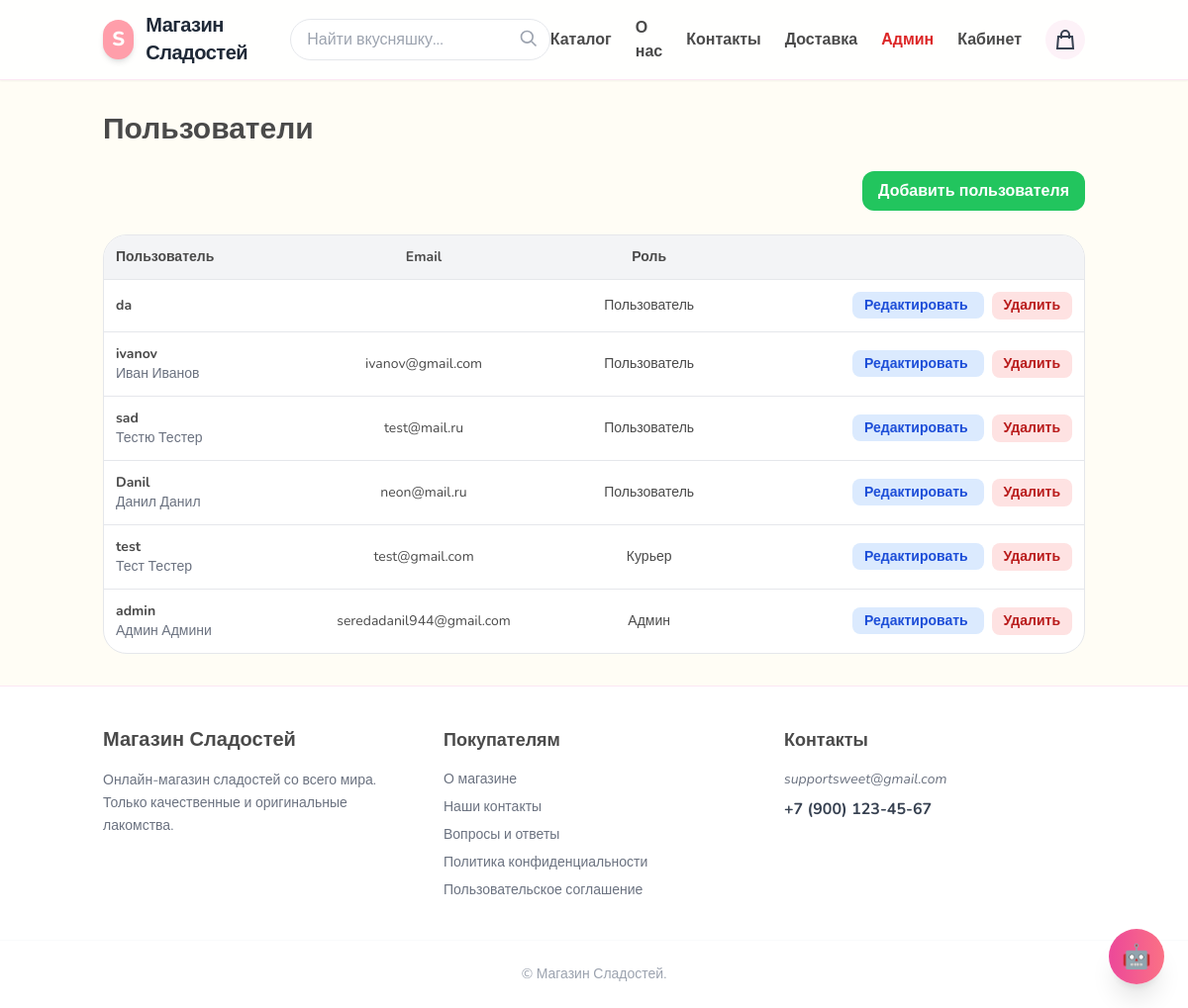
Before: /users/admin/ (signed in) with the older database file.
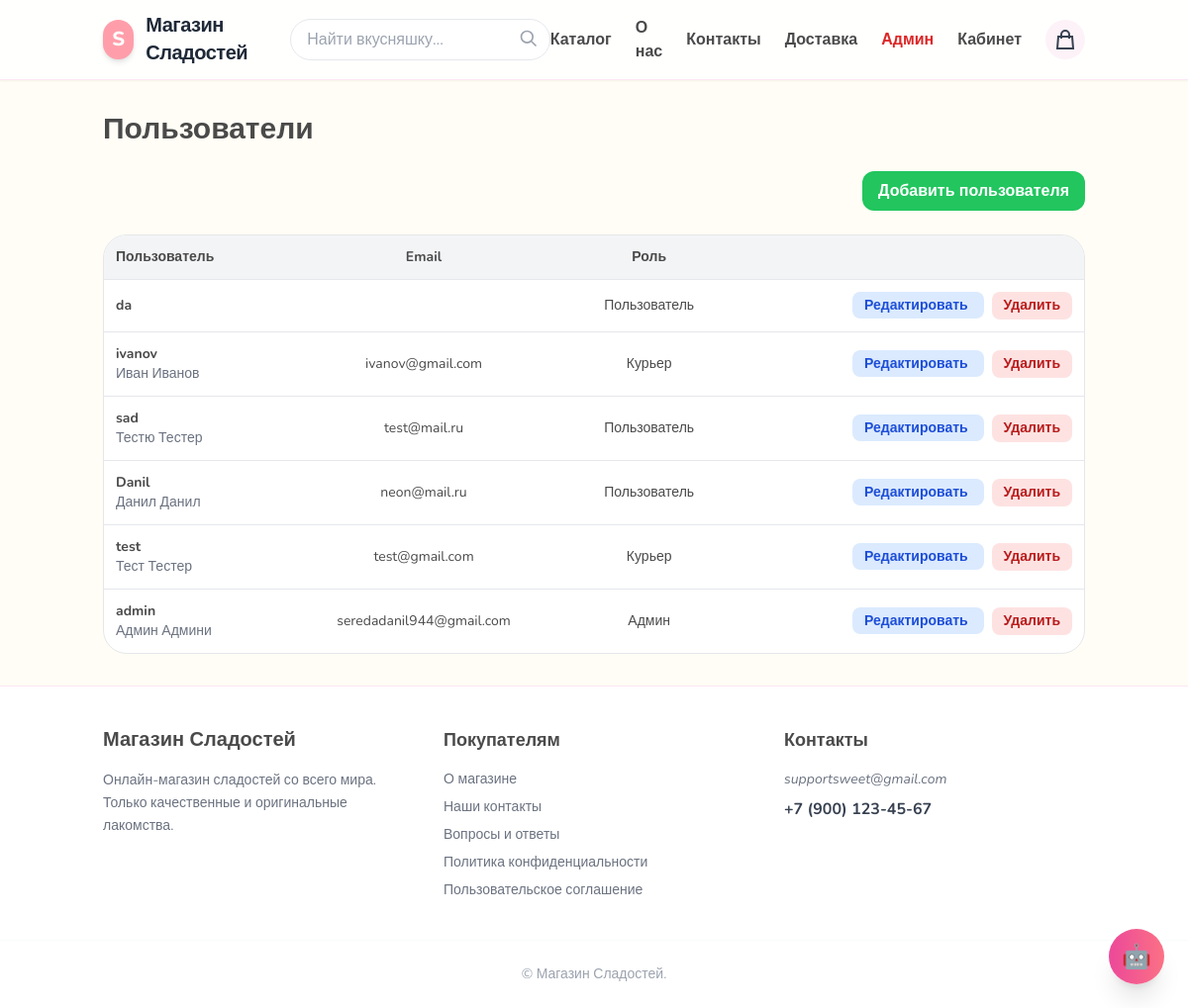
After: the same page with the newer database file.
### users/models.py (models this page shows, shortened)
class CustomUser(AbstractUser):
    phone = models.CharField("Телефон", max_length=30, blank=True)
    address = models.CharField("Адрес доставки", max_length=255, blank=True)
    bonus_points = models.DecimalField("Бонусы", max_digits=10, decimal_places=2, default=0)
    avatar = models.ImageField(upload_to="avatars/", blank=True, null=True)

### users/views.py (the view)
# urls.py: path("admin/", views.admin_users_view, name="admin_users"),
@user_passes_test(is_admin)
def admin_users_view(request):
    users = CustomUser.objects.all().order_by("-date_joined")
    return render(request, "users/admin_users.html", {
        "users": users
    })

### cart/cart.py (called while the page is built)
    def __len__(self):
        return sum(item["quantity"] for item in self.cart.values())

### cart/context_processors.py (called while the page is built)
def cart_counter(request):
    cart = Cart(request)
    return {"cart_counter": len(cart)}

### store/context_processors.py (called while the page is built)
def categories_processor(request):
    return {
        "categories": Category.objects.all()
    }

### users/views.py (called while the page is built)
def is_admin(user):
    return user.is_authenticated and user.is_superuser

### templates/users/admin_users.html (shortened to what this page needs)
{% extends "base.html" %}
{% block content %}
<div class="max-w-6xl mx-auto space-y-6">
  <h1 class="text-3xl font-black">Пользователи</h1>
  <div class="flex justify-end mb-4">
    <a href="{% url 'users:admin_add_user' %}"
       class="px-4 py-2 bg-green-500 text-white rounded-xl font-bold hover:bg-green-600">
       Добавить пользователя
    </a>
  </div>
  <div class="bg-white border rounded-3xl overflow-hidden">
    <table class="w-full text-sm">
      <thead class="bg-gray-100">
        <tr>
          <th class="p-3 text-left">Пользователь</th>
          <th class="p-3">Email</th>
          <th class="p-3">Роль</th>
          <th class="p-3"></th>
        </tr>
      </thead>
      <tbody>
        {% for u in users %}
        <tr class="border-t">
          <td class="p-3">
            <b>{{ u.username }}</b><br>
            <span class="text-gray-500">{{ u.get_full_name }}</span>
          </td>
          <td class="p-3 text-center">
            {{ u.email }}
          </td>
          <td class="p-3 text-center">
            {% if u.is_superuser %}
              Админ
            {% elif u.is_staff %}
              Курьер
            {% else %}
              Пользователь
            {% endif %}
          </td>
          <td class="p-3 text-right space-x-2">
            <a href="{% url 'users:admin_edit_user' u.id %}"
               class="px-3 py-1 bg-blue-100 text-blue-700 rounded-lg font-bold">
              Редактировать
            </a>
            <form method="post"
                  action="{% url 'users:admin_delete_user' u.id %}"
                  class="inline"
                  onsubmit="return confirm('Удалить пользователя?')">
              <button
                class="px-3 py-1 bg-red-100 text-red-700 rounded-lg font-bold">
                Удалить
              </button>
            </form>
          </td>
        </tr>
        {% endfor %}
      </tbody>
    </table>
  </div>
</div>
{% endblock %}

Changed rows visible on the page:
changed CustomUser "ivanov": is_staff "Пользователь" → "Курьер"
